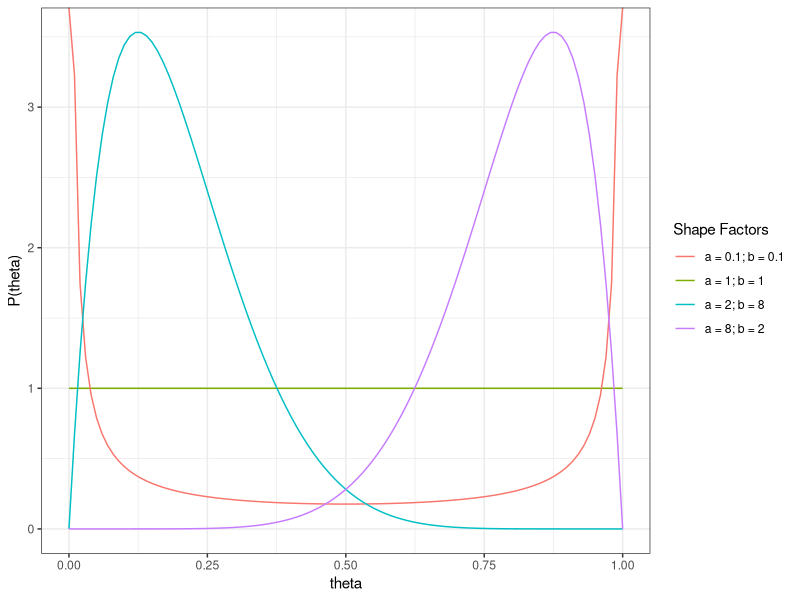
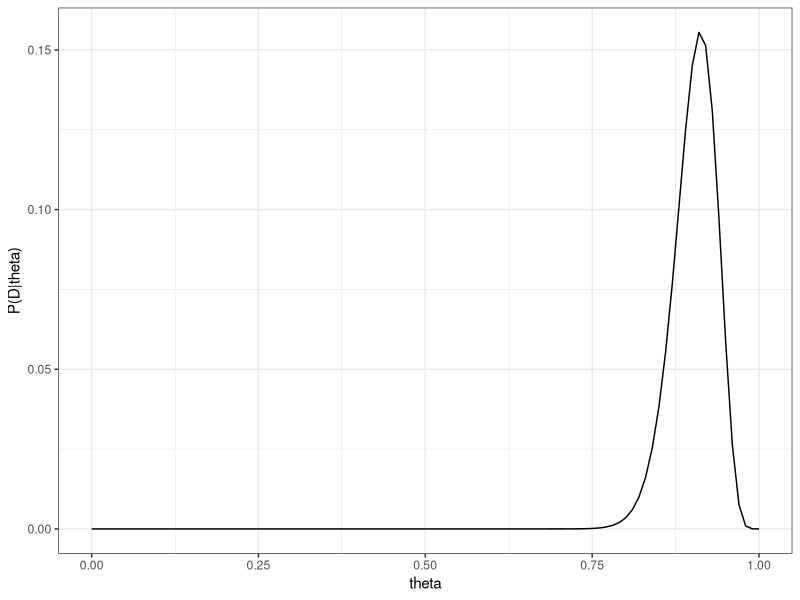
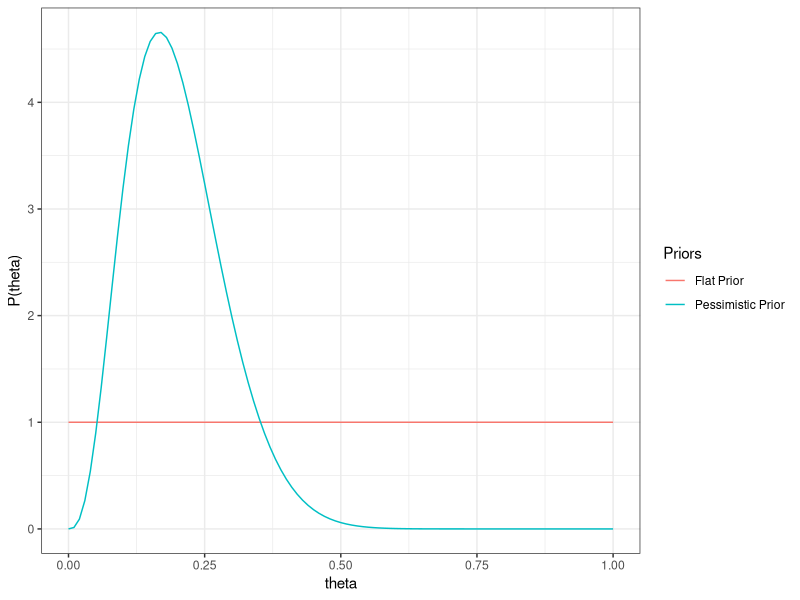

The R script that drew these images, in order:
## ---- chunk 1
knitr::opts_chunk$set(echo = TRUE)
library(ggplot2)
## ---- chunk 2
theta <- seq(0,1,0.01)

ggplot() +
  geom_line(aes(x = theta, y = dbeta(theta, 1, 1), col = 'a = 1; b = 1')) +
  geom_line(aes(x = theta, y = dbeta(theta, .1, .1), col = 'a = 0.1; b = 0.1')) +
  geom_line(aes(x = theta, y = dbeta(theta, 2, 8), col = 'a = 2; b = 8')) +
  geom_line(aes(x = theta, y = dbeta(theta, 8, 2), col = 'a = 8; b = 2')) +
  labs(x = 'theta', y = 'P(theta)', colour = 'Shape Factors') +
  theme_bw()

## ---- chunk 3
#define a likelihood function
likelihood <- function(n,y,theta){
  return(choose(n,y)*(theta^y)*((1-theta)^(n-y)))
}

N_total <- 80
N_avail <- 73

#Binomial distribution for the 80 observed SKUs
lik <- data.frame(theta = theta, likelihood = likelihood(N_total,N_avail,theta))

ggplot(data = lik, aes(x = theta, y = likelihood)) + geom_line(col = 'black') +
  labs(x = 'theta', y = 'P(D|theta)') + theme_bw()

## ---- chunk 4
theta <- seq(0,1,0.01)

ggplot() +
  geom_line(aes(x = theta, y = dbeta(theta, 1, 1), col = 'Flat Prior')) +
  geom_line(aes(x = theta, y = dbeta(theta, 4, 16), col = 'Pessimistic Prior')) +
  labs(x = 'theta', y = 'P(theta)', colour = 'Priors') +
  theme_bw()

## ---- chunk 5

a_0 <-  4
b_0 <-  16

## ---- chunk 6

a_post <- a_0 + N_avail
b_post <- b_0 + N_total - N_avail



